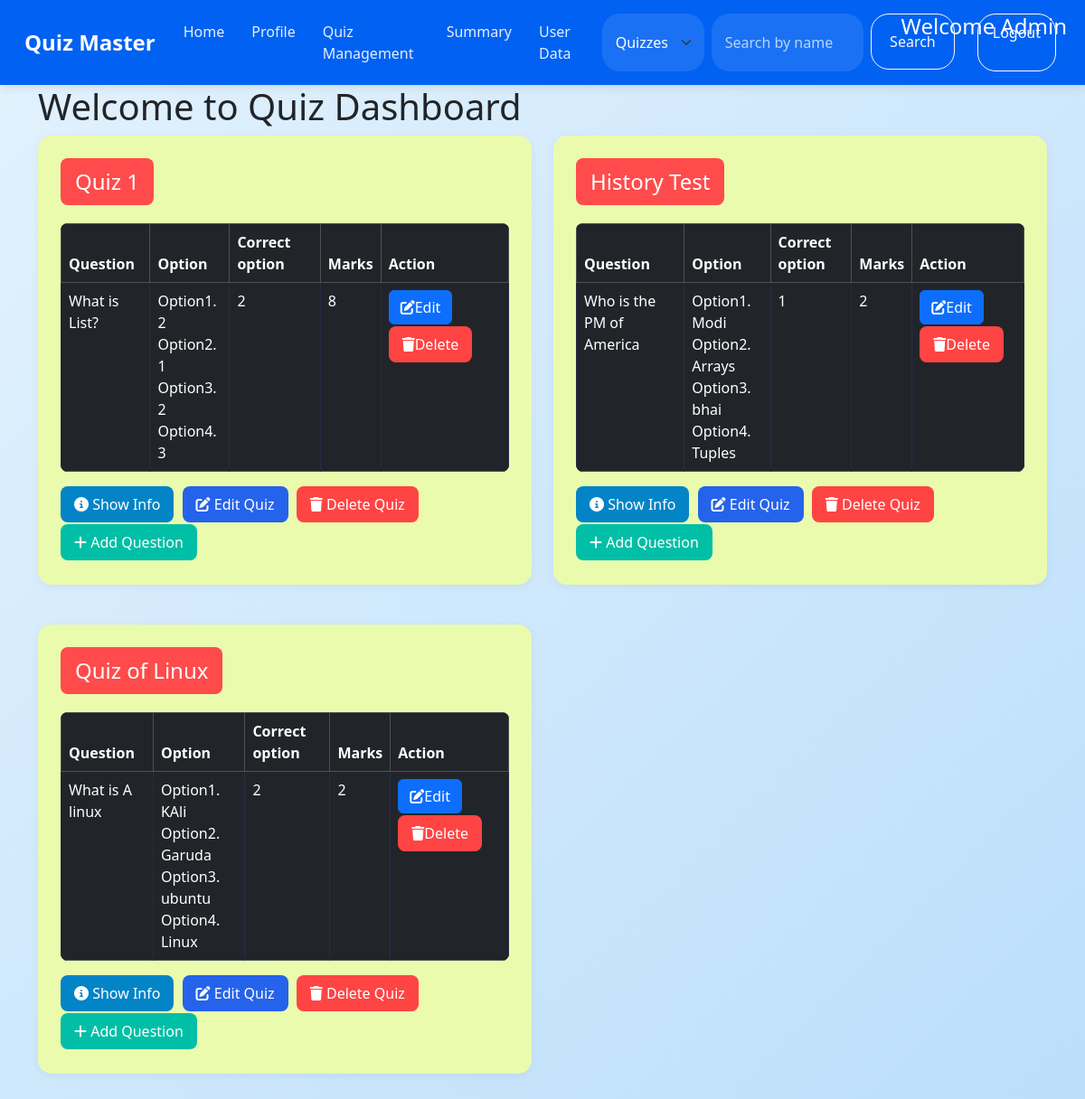
/search (signed in), run on an earlier commit of the app's database.
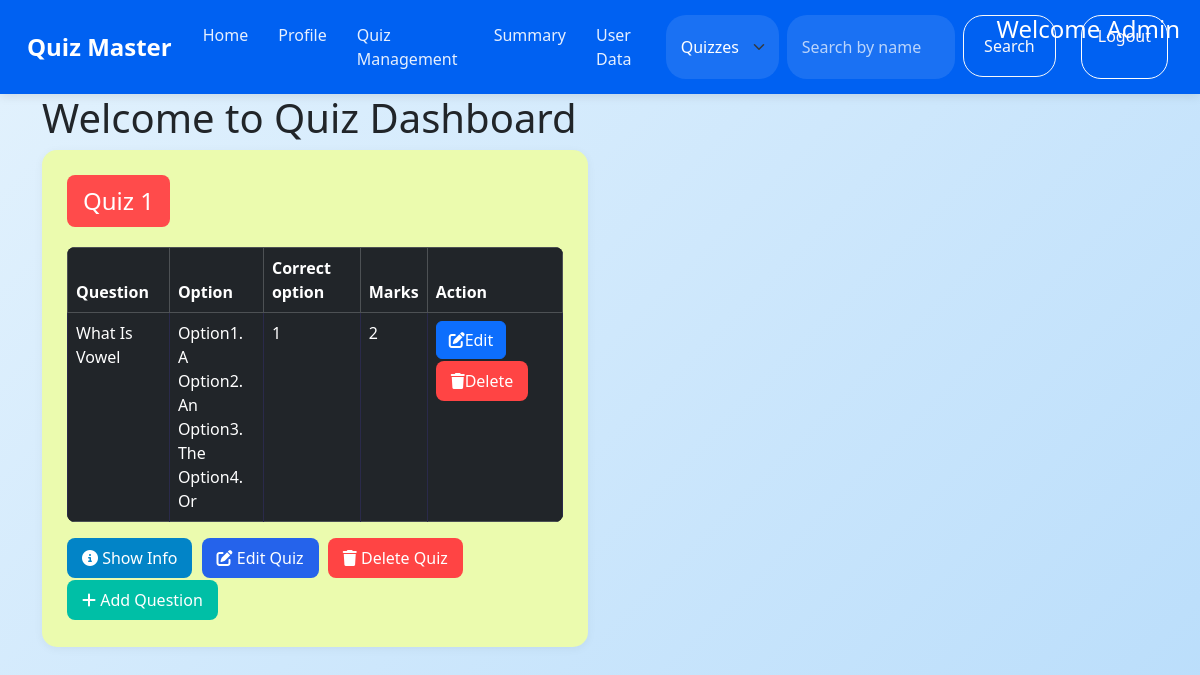
And on a later commit of the database.
### models.py (models this page shows)
class User(db.Model):
    id = db.Column(db.Integer, primary_key = True)
    username = db.Column(db.String(50), unique = True, nullable = False)
    password_hash = db.Column(db.String(256),  nullable = False)
    full_name = db.Column(db.String(100), nullable=False, default='User')
    qualification = db.Column(db.String(255), nullable = True)
    dob = db.Column(db.String(20), nullable = True)
    is_admin = db.Column(db.Boolean, nullable = False, default = False)

class Quiz(db.Model):
    id = db.Column(db.Integer, primary_key = True)
    name = db.Column(db.String(255), nullable = False)
    no_of_question = db.Column(db.Integer, nullable = False)
    marks = db.Column(db.Integer, nullable = False)
    date = db.Column(db.DateTime, default=datetime.utcnow)
    time = db.Column(db.Integer, default=int(datetime.utcnow().timestamp()))
    remark = db.Column(db.String(255))
    chapter_id = db.Column(db.Integer, db.ForeignKey('chapter.id'), nullable=False)
    questions = db.relationship('Question', backref='quiz', lazy=True)

class Question(db.Model):
    id = db.Column(db.Integer, primary_key = True)
    question_name = db.Column(db.String(300), nullable = False)
    option1 = db.Column(db.String(50), nullable = False)
    option2 = db.Column(db.String(50), nullable = False)
    option3 = db.Column(db.String(50), nullable = False)
    option4 = db.Column(db.String(50), nullable = False)
    correct_option = db.Column(db.String(50), nullable = False)
    quiz_id = db.Column(db.Integer, db.ForeignKey('quiz.id'), nullable = False)

### controllers/routes.py (the view, shortened to what this page needs)
@app.route('/search')
@auth_requried
def search():
    user = User.query.get(session['user_id'])
    if not user:
        return redirect(url_for('login'))
    query = request.args.get('q', '')
    source = request.args.get('source', 'quiz')
    if user.is_admin:
        if source == 'subjects':
            subjects = Subject.query.filter(Subject.name.ilike(f"%{query}%")).all()
            return render_template('admin.html', subjects=subjects, user=user, source=source)
        elif source == 'quiz':
            quizzes = Quiz.query.filter(Quiz.name.ilike(f"%{query}%")).all()
            return render_template('quiz.html', quizzes=quizzes, user=user, source=source)
        elif source == 'users':
            users = User.query.filter(User.username.ilike(f"%{query}%")).all()
            return render_template('user_data.html', users=users, user=user, source=source)

### controllers/routes.py (called while the page is built)
def auth_requried(func):
    @wraps(func)
    def inner(*args, **kwargs):
        if 'user_id' in session:
            return func(*args, **kwargs)
        else:
            flash('You need to be logged in to access this page')
            return redirect(url_for('login'))
    return inner

### templates/quiz.html (shortened to what this page needs)
{% extends 'layout.html' %}
{% block content %}
<h1>Welcome to Quiz Dashboard</h1>
<div class="row">
    {% for quiz in quizzes %}
    <div class="col-md-6 mb-4">
        <div class="custom-card">
            <div class="quiz-header">
                <span class="quiz-title">{{quiz.name}}</span>
            </div>
            <div class="mt-3">
                <div class="quiz-section">
                    <table class="table table-bordered table-dark">
                        <thead>
                            <tr>
                                <th>Question</th>
                                <th>Option</th>
                                <th>Correct option</th>
                                <th>Marks</th>
                                <th>Action</th>
                            </tr>
                        </thead>
                        <tbody>
                            {% for question in quiz.questions %}
                            <tr>
                                <td>{{ question.question_name }}</td>
                                <td>
                                    Option1. {{question.option1}}<br>
                                    Option2. {{question.option2}}<br>
                                    Option3. {{question.option3}}<br>
                                    Option4. {{question.option4}}
                                </td>
                                <td>{{ question.correct_option }}</td>
                                <td>{{ quiz.marks }}</td>
                                <td>
                                    <a href="{{ url_for('edit_question', id=quiz.id, question_id=question.id) }}"
                                        class="btn btn-primary">
                                        <i class="fas fa-edit"></i>Edit
                                    </a>
                                    <a href="{{ url_for('delete_question', id=quiz.id, question_id=question.id)}}"
                                        class="btn btn-delete">
                                        <i class="fas fa-trash"></i>Delete
                                    </a>
                                </td>
                            </tr>
                            {% endfor %}
                        </tbody>
                    </table>
                </div>
                <a href="{{ url_for('show_quiz', id=quiz.id) }}" class="btn btn-info">
                    <i class="fas fa-info-circle"></i> Show Info
                </a>
                <a href="{{ url_for('edit_quiz', id=quiz.id) }}" class="btn btn-edit">
                    <i class="fas fa-edit"></i> Edit Quiz
                </a>
                <a href="{{ url_for('delete_quiz', id=quiz.id) }}" class="btn btn-delete">
                    <i class="fas fa-trash"></i> Delete Quiz
                </a>
                <a href="{{ url_for('add_question', id=quiz.id) }}" class="btn btn-add">
                    <i class="fas fa-plus"></i> Add Question
                </a>
            </div>
        </div>
    </div>
    {% endfor %}
</div>
{% endblock %}

### templates/layout.html (shortened to what this page needs)
<!DOCTYPE html>
<html lang="en">
<head>
  <link href="https://cdn.jsdelivr.net/npm/bootstrap@5.3.3/dist/css/bootstrap.min.css" rel="stylesheet"
>
  <link rel="stylesheet" href="https://cdnjs.cloudflare.com/ajax/libs/font-awesome/6.7.2/css/all.min.css"
 />
</head>
<body>
  {% include 'navbar.html' %}
  <div class="container">
    {% block content %}
    {% endblock %}
  </div>
</body>
</html>

### templates/navbar.html (shortened to what this page needs)
<nav class="navbar navbar-expand-lg bg-body-tertiary">
    <div class="container-fluid">
        <a class="navbar-brand" href="/">Quiz Master</a>
        <div class="collapse navbar-collapse" id="navbarSupportedContent">
            <ul class="navbar-nav me-auto mb-2 mb-lg-0">
                {% if 'user_id' in session %}
                <li class="nav-item">
                    <a class="nav-link" href="{{ url_for('home') }}">Home</a>
                </li>
                <li class="nav-item">
                    <a class="nav-link" href="{{ url_for('profile') }}">Profile</a>
                </li>
                {% if user and user.is_admin %}
                <li class="nav-item">
                    <a class="nav-link" href="{{ url_for('quiz_management') }}">Quiz Management</a>
                </li>
                <li class="nav-item">
                    <a class="nav-link" href="{{ url_for('summary') }}">Summary</a>
                </li>
                <li class="nav-item">
                    <a class="nav-link" href="{{ url_for('user_data') }}">User Data</a>
                </li>
                {% endif %}
                <form class="d-flex" method="GET" action="{{ url_for('search') }}">
                    <select class="form-select me-2" name="source" style="width: auto;">
                        {% if user.is_admin %}
                        <option value="quiz" {% if source=='quiz' %}selected{% endif %}>Quizzes</option>
                        {% endif %}
                    </select>
                    <input class="form-control me-2" type="search" placeholder="Search by name" name="q"
                        value="{{ request.args.get('q', '') }}">
                    <button class="btn btn-outline-light" type="submit">Search</button>
                </form>
                <a href="{{ url_for('logout') }}" class="btn btn-logout">Logout</a>
                <h4 class="welcome-message">
                    {% if user.is_admin %}
                    Welcome Admin
                    {% else %}
                    Welcome {{ user.full_name }}
                    {% endif %}
                </h4>
                {% endif %}
            </ul>
        </div>
    </div>
</nav>

### templates/quiz.html (style rules this page uses)
body { background: linear-gradient(135deg, #E3F2FD, #BBDEFB); font-family: 'Segoe UI', system-ui, sans-serif; }
.custom-card { background-color: #ebfbae; border-radius: 15px; padding: 25px; margin-bottom: 20px; box-shadow: 0 2px 10px rgba(0, 0, 0, 0.05); }
.quiz-header { display: flex; justify-content: space-between; align-items: center; margin-bottom: 20px; }
.quiz-title { font-size: 1.5rem; font-weight: 500; background-color: #FF4B4B; color: white; padding: 8px 16px; border-radius: 8px; display: inline-block; }
table { width: 100%; border-radius: 8px; overflow: hidden; background: #1A1A2E; color: white; margin-bottom: 20px; }
th { background: #0A0A2E; padding: 12px 16px; }
td { padding: 10px; border: 1px solid #2A2A4A; }
.btn-add { background-color: #00BFA6; color: white; border: none; border-radius: 8px; padding: 8px 15px; font-weight: 500; }
.btn-delete { background-color: #FF4444; color: white; border: none; border-radius: 8px; padding: 8px 15px; }
.btn-edit { background-color: #2563EB; color: white; border: none; border-radius: 8px; padding: 8px 15px; }
.btn-info { background-color: #0284c7; color: white; border: none; border-radius: 8px; padding: 8px 15px; }
.btn { margin-right: 5px; margin-bottom: 2px; }

### templates/navbar.html (style rules this page uses)
.navbar { background-color: #0061F2 !important; padding: 15px 0; box-shadow: 0 2px 10px rgba(0, 0, 0, 0.1); }
.navbar-brand { color: white !important; font-size: 24px; font-weight: 600; padding-left: 15px; }
.nav-link { color: rgba(255, 255, 255, 0.9) !important; font-weight: 500; padding: 8px 15px !important; border-radius: 20px; transition: all 0.3s ease; }
.form-select { border-radius: 20px; padding: 8px 15px; padding-right: 35px; border: none; background-color: rgba(255, 255, 255, 0.1); color: white; }
.form-select option { background-color: #0061F2; color: white; }
.form-control { border-radius: 20px; padding: 8px 15px; border: none; background-color: rgba(255, 255, 255, 0.1); color: white; }
.form-control::placeholder { color: rgba(255, 255, 255, 0.7) !important; }
.btn-outline-light { border-radius: 20px; padding: 8px 20px; font-weight: 500; transition: all 0.3s ease; }
.btn-logout { color: #fff8f8; border: none; border-radius: 20px; border: 1px solid #ffffff; padding: 8px 16px; margin: 0 20px; font-weight: 500; text-decoration: none; }
.welcome-message { position: absolute; right: 20px; color: white; font-weight: 500; }

What changed in the data, as far as the page shows it:
removed Quiz: name "History Test", marks "2"
removed Question: question_name "Who is the PM of America", option1 "Modi", option2 "Arrays", option3 "bhai", option4 "Tuples", correct_option "1", shown under "History Test"
removed Quiz: name "Quiz of Linux", marks "2"
removed Question: question_name "What is A linux", option1 "KAli", option2 "Garuda", option3 "ubuntu", option4 "Linux", correct_option "2", shown under "Quiz of Linux"
changed Quiz "Quiz 1": marks "8" → "2"
changed Question: question_name "What is List?" → "What Is Vowel"; option1 "2" → "A"; option2 "1" → "An"; option3 "2" → "The"; option4 "3" → "Or"; correct_option "2" → "1"
